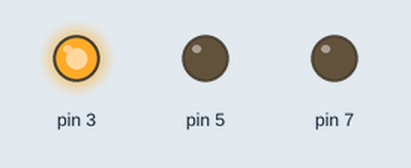
This program was run on a simulated Raspberry Pi (header pin numbers). On the bench: output pins drawn as LEDs (lit = HIGH).

Above: at 2.5 s.
At 6.0 s:
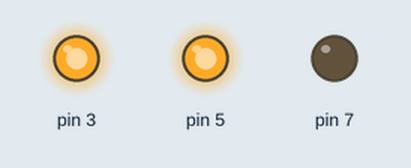
At 12.0 s:
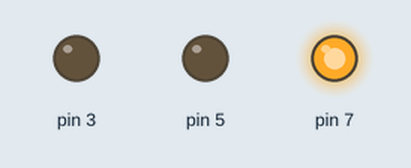
At 19.5 s:
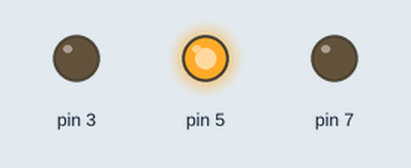
Timing chart, 0 to 28.6 s (numbered marks = the images above):
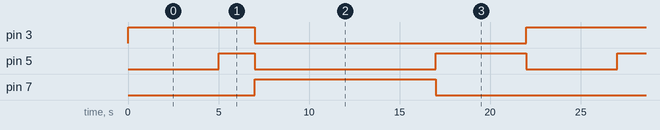

Measured:
- by itself, pin 3: alternates HIGH for 7.0 s and LOW for 15.0 s
- by itself, pin 5: repeats every 22.0 s: LOW 10.0 s, HIGH 5.0 s, LOW 5.0 s, HIGH 2.0 s
- by itself, pin 7: alternates HIGH for 10.0 s and LOW for 12.0 s

The program:

rendorlampa.py
```python
import time
import RPi.GPIO as GPIO
GPIO.setwarnings(False)
GPIO.cleanup()
GPIO.setmode(GPIO.BOARD)
GPIO.setup(3,GPIO.OUT)
GPIO.setup(5,GPIO.OUT)
GPIO.setup(7,GPIO.OUT)
while True:
    GPIO.output(3,GPIO.HIGH) #Piros LED ON
    time.sleep(5) #vár 5sec
    GPIO.output(5,GPIO.HIGH) #Sárga LED ON
    time.sleep(2) #vár 2sec
    GPIO.output(5,GPIO.LOW) #Sárga LED OFF
    GPIO.output(3,GPIO.LOW) #Piros LED OFF
    GPIO.output(7,GPIO.HIGH) #Zöld LED ON
    time.sleep(10) #Vár 10sec
    GPIO.output(7, GPIO.LOW) #Zöld LED OFF
    GPIO.output(5, GPIO.HIGH) #Sárga LED ON
    time.sleep(5)  # vár 5sec
    GPIO.output(5,GPIO.LOW)
```
